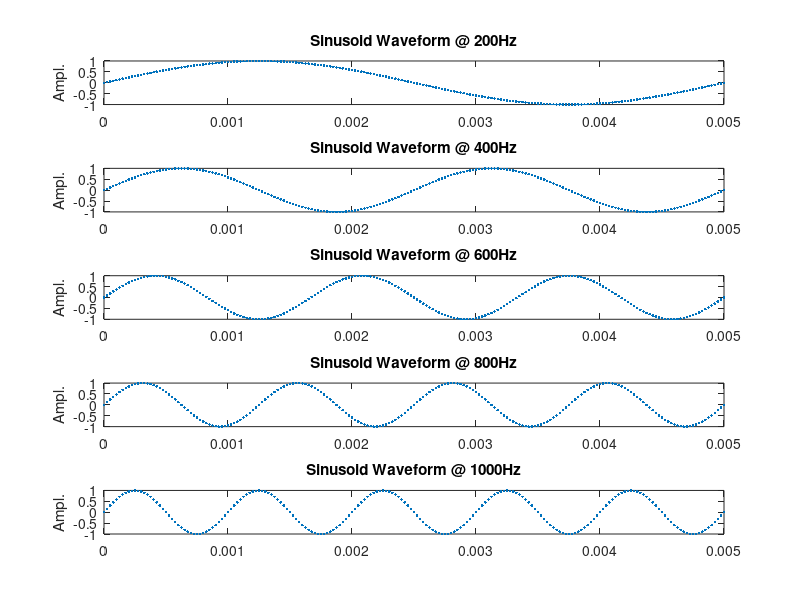

Write MATLAB code to recreate this figure.
% sinusoid_ sound_example.m
% clear variables and figures.
% really important to do this in general at the start.
clear all; close all
% calculate the sound signal
duration = 0.1; % [sec] length of time for a signal [sec]
sample_freq = 40000; % [Hz] # of sound data points per second.
figure(1);
subplot(5,1,1);
% Iterate through five frequencies
for i=1:1:5
 % Choose the plot
 % Plots arranged as 5 rows, 1 column
 subplot(5,1,i); % choose which subplot (i) to draw on.

 % Calculate the sound wave form
 x = 0 : (1/sample_freq) : duration; % time at which signal changes prop. to sample freq.
 freq = i*200; % [hz]
 y=sin(2*pi*(x*freq)); % [-1 to 1] y values (sound level)
 % plot the sound signal
 plot(x,y,'.'); % plot the waveform.
 axis([0 0.005 -1 1]); % let's "zoom in" to look at one part.
 ylabel('Ampl.');
 title(['Sinusoid Waveform @ ' num2str(freq) 'Hz'])
 % play the sound signal
 sound(y,sample_freq);

 % pause briefly to illustrate what
 % the sound "looks" like to the student.
 pause(1);

end
% add xlabel to the bottom p